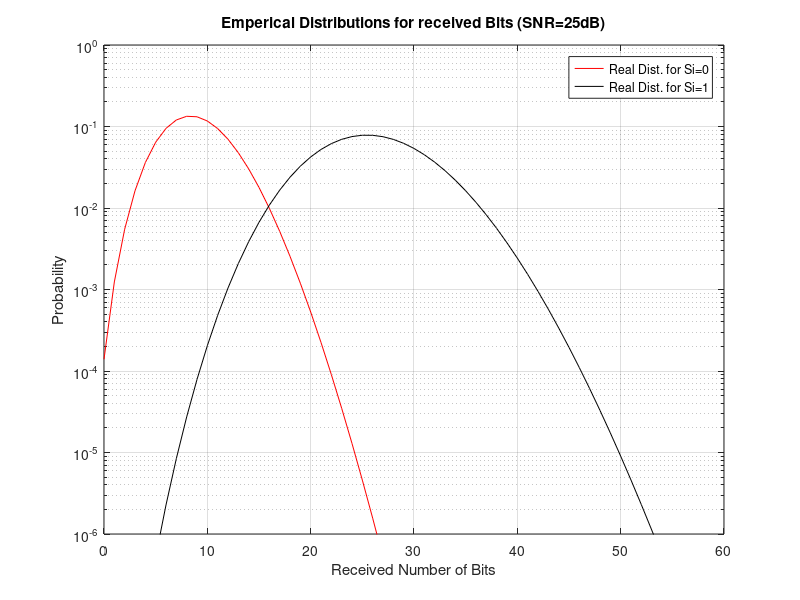

The MATLAB script that drew this image:
clear;
close all;
clc;

% Basic values
lambda_0 = 100;                     % 1/s
r = 45*(10^-9);                     % radius of reciever (m)
d = 5*(10^-7);                    % distance (m)
D = 4.265*(10^-10);                 % Co-efficient of Diffusion (m*m/s)
del_t = 9*(10^-6);                          % Discrete Time length (s)
T = 30*del_t;               % Slot length (s)
L=5;


ri = [0 : 60];
snr_db = 25;
snr_lin = 10^(snr_db/10);
sum_cj = 0;
s_0 = 0;
s_1 = 1;

c_0= snr_lin*2*lambda_0*T;
p_0= (r/d)*(erfc((d-r)/sqrt(4*D*T)));
ntx=c_0/p_0;

for i=1:L
    p(i)=(r/d)*(erfc((d-r)/sqrt(4*D*(i+1)*T))-erfc((d-r)/sqrt(4*D*i*T)));
    c(i)=p(i)*ntx;
    sum_cj = sum_cj + c(i);
end

term1 = (lambda_0*T) + (sum_cj/2);
lam_at_0 = (c_0*s_0) + term1;
lam_at_1 = (c_0*s_1) + term1;
tau_sub_opt = c_0/log(1 + (c_0/term1));
for i=1:length(ri)
    Pe_0(i)= (exp(-lam_at_0) * (lam_at_0)^ri(i)) / factorial(ri(i));
    Pe_1(i)= (exp(-lam_at_1) * (lam_at_1)^ri(i)) / factorial(ri(i));
    if(Pe_0(i)==Pe_1(i))
        tau_opt=ri(i);
    end
end

xyz=figure;
semilogy(ri, Pe_0, 'r' ,ri, Pe_1, 'k')
ylabel('Probability')
xlabel('Received Number of Bits')
legend('Real Dist. for Si=0', 'Real Dist. for Si=1')
title('Emperical Distributions for received Bits (SNR=25dB)')
axis([0 60 10^-6 1])
grid on;
savefig(xyz,'Reproduce-4.fig')